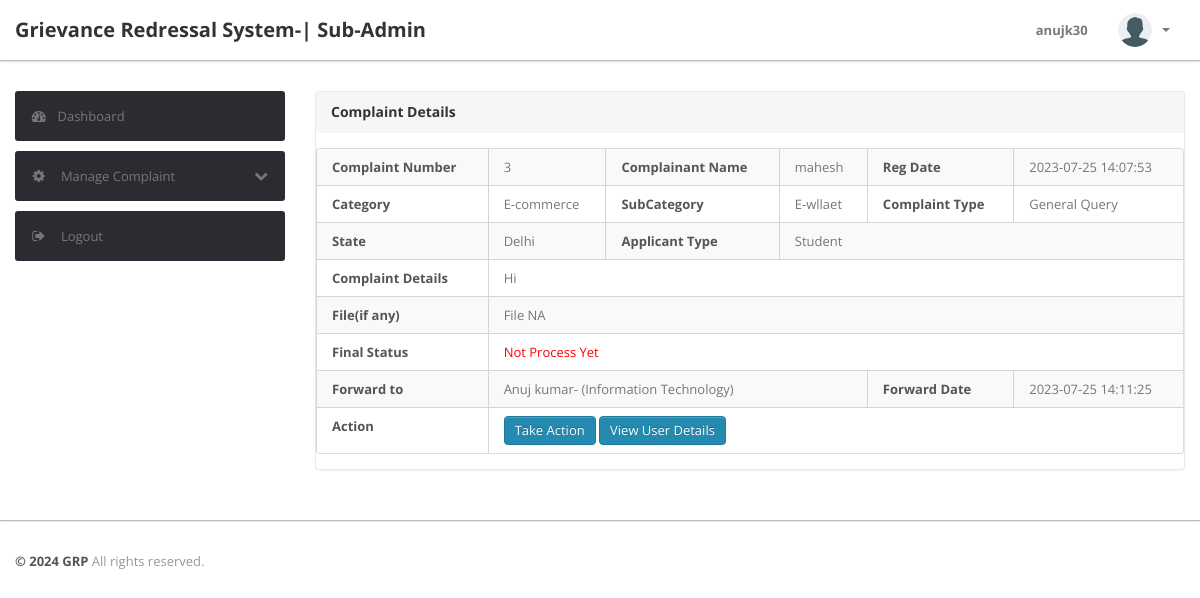
The app's page /admin/sub/complaint-details.php?cid=3 (signed in) with its own data.
### tables this page shows
CREATE TABLE `tblcomplaints` (
  `complaintNumber` int(11) NOT NULL,
  `userId` int(11) DEFAULT NULL,
  `category` int(11) DEFAULT NULL,
  `subcategory` varchar(255) DEFAULT NULL,
  `complaintType` varchar(255) DEFAULT NULL,
  `state` varchar(255) DEFAULT NULL,
  `noc` varchar(255) DEFAULT NULL,
  `complaintDetails` mediumtext DEFAULT NULL,
  `complaintFile` varchar(255) DEFAULT NULL,
  `regDate` timestamp NULL DEFAULT current_timestamp(),
  `status` varchar(50) DEFAULT NULL,
  `lastUpdationDate` timestamp NULL DEFAULT NULL ON UPDATE current_timestamp()
);

CREATE TABLE `users` (
  `id` int(11) NOT NULL,
  `fullName` varchar(255) DEFAULT NULL,
  `userEmail` varchar(255) DEFAULT NULL,
  `password` varchar(255) DEFAULT NULL,
  `contactNo` bigint(11) DEFAULT NULL,
  `address` tinytext DEFAULT NULL,
  `State` varchar(255) DEFAULT NULL,
  `country` varchar(255) DEFAULT NULL,
  `pincode` int(6) DEFAULT NULL,
  `userImage` varchar(255) DEFAULT NULL,
  `regDate` timestamp NOT NULL DEFAULT current_timestamp(),
  `updationDate` timestamp NULL DEFAULT NULL,
  `status` int(1) DEFAULT NULL
);

CREATE TABLE `category` (
  `id` int(11) NOT NULL,
  `categoryName` varchar(255) DEFAULT NULL,
  `categoryDescription` longtext DEFAULT NULL,
  `creationDate` timestamp NULL DEFAULT current_timestamp(),
  `updationDate` timestamp NULL DEFAULT NULL ON UPDATE current_timestamp()
);

CREATE TABLE `tblforwardhistory` (
  `id` int(11) NOT NULL,
  `ComplaintNumber` bigint(12) DEFAULT NULL,
  `ForwardFrom` int(6) DEFAULT NULL,
  `ForwardTo` int(6) DEFAULT NULL,
  `ForwadDate` timestamp NULL DEFAULT current_timestamp()
);

CREATE TABLE `tblsubadmin` (
  `id` int(11) NOT NULL,
  `SubAdminName` varchar(150) DEFAULT NULL,
  `Department` varchar(150) DEFAULT NULL,
  `EmailId` varchar(150) DEFAULT NULL,
  `ContactNumber` bigint(12) DEFAULT NULL,
  `UserName` varchar(12) DEFAULT NULL,
  `Password` varchar(150) DEFAULT NULL,
  `RegDate` timestamp NULL DEFAULT current_timestamp(),
  `LastUpdationDate` timestamp NULL DEFAULT NULL ON UPDATE current_timestamp(),
  `IsActive` int(1) DEFAULT NULL
);

### admin/sub/complaint-details.php (the view, shortened to what this page needs)
<?php
include('../include/config.php');
if(strlen($_SESSION['subalogin'])==0)
	{
header('location:../index.php');
}
else{
?>
<!DOCTYPE html>
<html lang="en">
<head>
	<link type="text/css" href="../bootstrap/css/bootstrap.min.css" rel="stylesheet">
	<link type="text/css" href="../bootstrap/css/bootstrap-responsive.min.css" rel="stylesheet">
	<link type="text/css" href="../css/theme.css" rel="stylesheet">
	<link type="text/css" href="../images/icons/css/font-awesome.css" rel="stylesheet">
</head>
<body>
<?php include('include/header.php');?>
	<div class="wrapper">
		<div class="container">
			<div class="row">
<?php include('include/sidebar.php');?>
			<div class="span9">
					<div class="content">
	<div class="module">
							<div class="module-head">
								<h3>Complaint Details</h3>
							</div>
							<div class="module-body table">
								<table cellpadding="0" cellspacing="0" border="0" class="datatable-1 table table-bordered table-striped	 display" width="100%">
									<tbody>
<?php $st='closed';
$query=mysqli_query($con,"select tblcomplaints.*,users.fullName as name,category.categoryName as catname from tblcomplaints join users on users.id=tblcomplaints.userId join category on category.id=tblcomplaints.category where tblcomplaints.complaintNumber='".$_GET['cid']."'");
while($row=mysqli_fetch_array($query))
{
?>
										<tr>
											<td><b>Complaint Number</b></td>
											<td><?php echo htmlentities($row['complaintNumber']);?></td>
											<td><b>Complainant Name</b></td>
											<td> <?php echo htmlentities($row['name']);?></td>
											<td><b>Reg Date</b></td>
											<td><?php echo htmlentities($row['regDate']);?>
											</td>
										</tr>
<tr>
											<td><b>Category </b></td>
											<td><?php echo htmlentities($row['catname']);?></td>
											<td><b>SubCategory</b></td>
											<td> <?php echo htmlentities($row['subcategory']);?></td>
											<td><b>Complaint Type</b></td>
											<td><?php echo htmlentities($row['complaintType']);?>
											</td>
										</tr>
<tr>
											<td><b>State </b></td>
											<td><?php echo htmlentities($row['state']);?></td>
											<td ><b>Applicant Type </b></td>
											<td colspan="3"> <?php echo htmlentities($row['noc']);?></td>
										</tr>
<tr>
											<td><b>Complaint Details </b></td>
											<td colspan="5"> <?php echo htmlentities($row['complaintDetails']);?></td>
										</tr>
<tr>
											<td><b>File(if any) </b></td>
											<td colspan="5"> <?php $cfile=$row['complaintFile'];
if($cfile=="" || $cfile=="NULL")
{
  echo "File NA";
}
else{?>
<a href="../../users/complaintdocs/<?php echo htmlentities($row['complaintFile']);?>" target="_blank"/> View File</a>
<?php } ?></td>
</tr>
<tr>
<td><b>Final Status</b></td>
<td colspan="5" style="color:red"><?php if($row['status']==""){ echo "Not Process Yet";
} else {
echo htmlentities($row['status']);
}?></td>
</tr>
<?php
$cmpno=intval($_GET['cid']);
$qry=mysqli_query($con,"select  tblsubadmin.SubAdminName,tblsubadmin.Department,tblforwardhistory.ForwadDate from tblforwardhistory join tblsubadmin on tblsubadmin.id=tblforwardhistory.ForwardTo where tblforwardhistory.ComplaintNumber='$cmpno'");
while($result=mysqli_fetch_array($qry))
{
?>
<tr>
<td><b>Forward to </b></td>
<td colspan="3"> <?php echo htmlentities($result['SubAdminName']);?>- (<?php echo htmlentities($result['Department']);?>)</td>
<td><b>Forward Date </b></td>
<td> <?php echo htmlentities($result['ForwadDate']);?></td>
</tr>
<?php } ?>
<tr>
											<td><b>Action</b></td>
											<td colspan="5">
											<?php if($row['status']=="closed"){
												} else {?>
<a href="javascript:void(0);" onClick="popUpWindow('updatecomplaint.php?cid=<?php echo htmlentities($row['complaintNumber']);?>');" title="Update order">
											 <button type="button" class="btn btn-primary">Take Action</button>
											</a><?php } ?>
											<a href="javascript:void(0);" onClick="popUpWindow('userprofile.php?uid=<?php echo htmlentities($row['userId']);?>');" title="Update order">
											 <button type="button" class="btn btn-primary">View User Details</button></a></td>
										</tr>
										<?php  } ?>
								</table>
							</div>
						</div>
					</div>
				</div>
			</div>
		</div>
	</div>
<?php include('include/footer.php');?>
</body>
<?php } ?>

### admin/css/theme.css (style rules this page uses)
body { font-size: 13px; font-family: 'Open Sans', Arial, sans-serif; background: #fff; color: #777 }
h1, h2, h3, h4, h5, h6 { color: #333; margin-top: 0 }
h3 { font-size: 20px }
strong, b { color: #555 }
.wrapper { border-bottom: 1px solid #bbb; -webkit-box-shadow: 0 1px 2px rgba(0,0,0,0.1); -moz-box-shadow: 0 1px 2px rgba(0,0,0,0.1); box-shadow: 0 1px 2px rgba(0,0,0,0.1); padding: 30px 0 }
select, textarea, input[type="text"], input[type="password"], input[type="datetime"], input[type="datetime-local"], input[type="date"], input[type="month"], input[type="time"], input[type="week"], input[type="number"], input[type="email"], input[type="url"], input[type="search"], input[type="tel"], input[type="color"], .uneditable-input, label, input, button, select, textarea { -webkit-border-radius: 3px; -moz-border-radius: 3px; border-radius: 3px; font-size: 13px; font-family: 'Open Sans', Tahoma, Arial, sans-serif }
.module { background: #fff; -webkit-border-radius: 3px; -moz-border-radius: 3px; border-radius: 3px; border: 1px solid #ccc; border-bottom-color: #bbb; -webkit-box-shadow: 0 0 1px rgba(0,0,0,0.2); -moz-box-shadow: 0 0 1px rgba(0,0,0,0.2); box-shadow: 0 0 1px rgba(0,0,0,0.2); margin-bottom: 30px }
.btn, .btn-box { -webkit-border-radius: 3px; -moz-border-radius: 3px; border-radius: 3px }
.btn { font-size: 13px; font-weight: 600 }
.btn { display: inline-block; margin-bottom: 0; font-weight: 400; text-align: center; vertical-align: middle; cursor: pointer; background-image: none; border: 1px solid transparent; white-space: nowrap; padding: 4px 10px; font-size: 13px; line-height: 1.42857; border-radius: 4px; -webkit-user-select: none; -moz-user-select: none; -ms-user-select: none; user-select: none }
.btn-primary { color: #fff; background-color: #248aaf; border-color: #20799a }
.table { margin-bottom: 0 }
.table th, .table td { border-color: #d5d5d5!important }
.table-bordered thead:first-child tr:first-child>th:first-child, .table-bordered tbody:first-child tr:first-child>td:first-child { -webkit-border-top-left-radius: 2px; -moz-border-radius-topleft: 2px; border-top-left-radius: 2px }
.table-bordered thead:first-child tr:first-child>th:last-child, .table-bordered tbody:first-child tr:first-child>td:last-child { -webkit-border-top-right-radius: 2px; -moz-border-radius-topright: 2px; border-top-right-radius: 2px }
.table-bordered thead:last-child tr:last-child>th:first-child, .table-bordered tbody:last-child tr:last-child>td:first-child, .table-bordered tfoot:last-child tr:last-child>td:first-child { -webkit-border-bottom-left-radius: 2px; -moz-border-radius-bottomleft: 2px; border-bottom-left-radius: 2px }
.table-bordered thead:last-child tr:last-child>th:last-child, .table-bordered tbody:last-child tr:last-child>td:last-child, .table-bordered tfoot:last-child tr:last-child>td:last-child { -webkit-border-bottom-right-radius: 2px; -moz-border-radius-bottomright: 2px; border-bottom-right-radius: 2px }
.module { box-shadow: 0 0 3px rgba(0,0,0,.1); border-color: #e9e9e9; margin-bottom: 20px; background-color: #fff; border-radius: 4px; -webkit-box-shadow: 0 1px 1px rgba(0,0,0,.05); box-shadow: 0 1px 1px rgba(0,0,0,.05); }
.module-head { color: #767676; background-color: #f6f6f6; border-color: #e9e9e9; padding: 10px 15px; border-bottom: 1px solid transparent; border-top-right-radius: 3px; border-top-left-radius: 3px; }
.module-head h3 { font-size: 14px; line-height: 20px; height: 20px; margin: 0 }
.module-body { padding: 15px }
.module-body.table { padding: 15px 0 }
.module-body.table .table th, .module-body.table .table td { padding-left: 15px; padding-right: 15px }

### records on screen
tblcomplaints: complaintNumber "3", userId.fullName "mahesh", regDate "2023-07-25 14:07:53", category.categoryName "E-commerce", subcategory "E-wllaet", complaintType "General Query", state "Delhi", noc "Student", complaintDetails "Hi", complaintFile "File NA", shows "Not Process Yet"
tblforwardhistory: tblsubadmin.SubAdminName "Anuj kumar", tblsubadmin.Department "Information Technology", ForwadDate "2023-07-25 14:11:25"

### other values on screen
$_SESSION['subalogin'] "anujk30"
